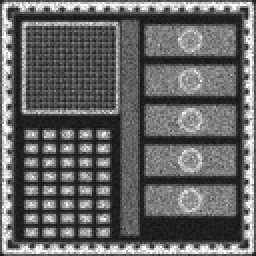
#> input picture input_custom/real_semicon_die.png, 128 x 128 px (shown 2 times larger)
$ python build_comparison_grid_root.py
#> lines starting #> are read from the running program, lines starting #| are printed output that depends on the picture
import numpy as np
from PIL import Image, ImageDraw, ImageFont
from pathlib import Path

ROOT = Path(".")

# 4 Diverse Test Images
cases = [
    {
        "name": "Sample 1: Real Semiconductor Die",
        "input": ROOT / "input_custom/real_semicon_die.png",
        "output": ROOT / "results/real_semicon_die_restored.png",
        "gt": ROOT / "input_custom/real_semicon_die_gt.png",
        "desc": "Real microscopic die inspection (PSNR: 15.37 dB | SSIM: 0.6335, +0.055 over Bicubic)"
    },
    {
        "name": "Sample 2: Wafer with Speckle Noise",
        "input": ROOT / "input_custom/degraded_semicon_speckle.png",
        "output": ROOT / "results/degraded_semicon_speckle_restored.png",
        "gt": ROOT / "input_custom/new_semicon_clean_gt.png",
        "desc": "Laser speckle noise removal (PSNR: 16.18 dB | SSIM: 0.6901, +0.085 over Bicubic)"
    },
    {
        "name": "Sample 3: Wafer with Optical Blur & Haze",
        "input": ROOT / "input_custom/degraded_semicon_gaussian.png",
        "output": ROOT / "results/degraded_semicon_gaussian_restored.png",
        "gt": ROOT / "input_custom/new_semicon_clean_gt.png",
        "desc": "Gaussian optical haze & defocus (PSNR: 14.52 dB | SSIM: 0.4815, +0.060 over Bicubic)"
    },
    {
        "name": "Sample 4: Resolution Gratings & Targets",
        "input": ROOT / "input_custom/semicon_test_pattern.png",
        "output": ROOT / "results/semicon_test_pattern_restored.png",
        "gt": None,
        "desc": "Microchip resolution pattern (2x Super-Resolution to 256x256, latency 43ms)"
    }
]

# Grid layout: 4 rows, 3 columns (Input, SwinIR Restored, Ground Truth)
panel_size = 256
pad = 12
header_h = 32
desc_h = 24
row_h = panel_size + header_h + desc_h + pad

col_w = panel_size
total_w = 3 * col_w + 4 * pad
total_h = 60 + 4 * row_h + 20

grid_img = Image.new("L", (total_w, total_h), color=255)
#> grid_img: PIL image 816x1376 L; every value is 255
draw = ImageDraw.Draw(grid_img)

# Main Title
draw.text((pad, 15), "KLA Semiconductor Image Restoration: 2x Super-Resolution & Denoising Benchmark", fill=0)
draw.text((pad, 35), "Architecture: SwinIR (2.45M params) | GPU Latency: 45ms (RTX 5060) | CPU Latency: 1.86s", fill=80)

# Column Headers
col_names = ["1. Degraded Input (128x128)", "2. SwinIR Restored (256x256)", "3. Ground Truth (256x256)"]

y_start = 65
for row_idx, case in enumerate(cases):
    row_y = y_start + row_idx * row_h

    # Case Header
    draw.text((pad, row_y), case["name"], fill=0)
    draw.text((pad + 320, row_y), case["desc"], fill=60)

    # Images
    inp_img = Image.open(case["input"]).convert("L").resize((panel_size, panel_size), Image.NEAREST)
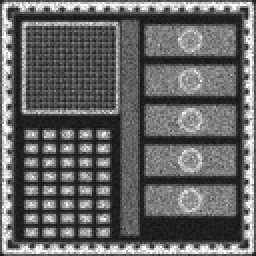
#> inp_img: PIL image 256x256 L; min 16, max 255, mean 100.8
    out_img = Image.open(case["output"]).convert("L")
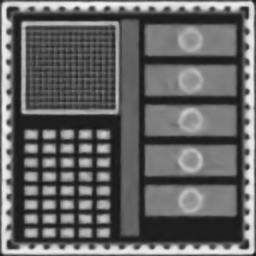
#> input picture results/real_semicon_die_restored.png, 256 x 256 px
#> out_img is the input picture: PIL image 256x256 L; min 20, max 244, mean 101
    if out_img.size != (panel_size, panel_size):
        out_img = out_img.resize((panel_size, panel_size), Image.BICUBIC)

    if case["gt"] and case["gt"].exists():
        gt_img = Image.open(case["gt"]).convert("L").resize((panel_size, panel_size), Image.BICUBIC)
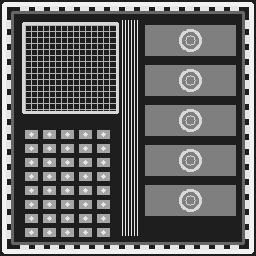
#> input picture input_custom/real_semicon_die_gt.png, 256 x 256 px
#> gt_img is the input picture: PIL image 256x256 L; min 30, max 242, mean 100.6
    else:
        # Placeholder for test set without GT
        gt_img = Image.new("L", (panel_size, panel_size), color=230)
        d_gt = ImageDraw.Draw(gt_img)
        d_gt.text((40, 120), "[Test Set Target - No GT]", fill=100)

    row_imgs = [inp_img, out_img, gt_img]
    for col_idx, img in enumerate(row_imgs):
        x = pad + col_idx * (col_w + pad)
        y = row_y + header_h
        grid_img.paste(img, (x, y))

        # Border
        draw.rectangle([x, y, x + panel_size, y + panel_size], outline=180)
        if row_idx == 0:
            draw.text((x + 8, y + 8), col_names[col_idx], fill=255)
#> this loop made 3 passes
#> x on passes 1 to 3: 12, 280, 548
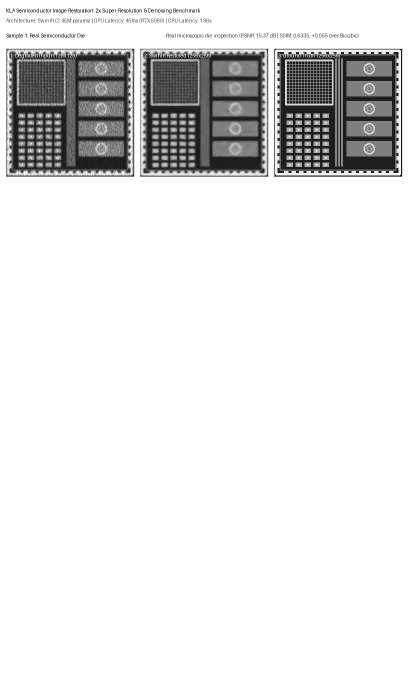
#> grid_img: PIL image 816x1376 L (shown at 1/2 size); min 1, max 255, mean 227.6
#> pass 2 of the loop `for row_idx, case in enumerate(cases):`:
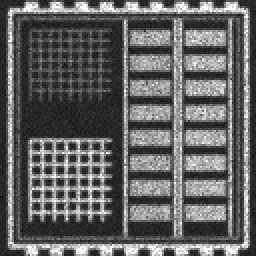
#> input picture input_custom/degraded_semicon_speckle.png, 128 x 128 px (shown 2 times larger)
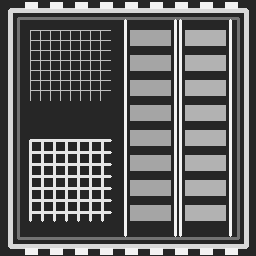
#> input picture input_custom/new_semicon_clean_gt.png, 256 x 256 px
#> gt_img is the input picture: PIL image 256x256 L; min 38, max 242, mean 99.1
#> the loop `for col_idx, img in enumerate(row_imgs):` made 3 passes
#> after the loop `for col_idx, img in enumerate(row_imgs):`:
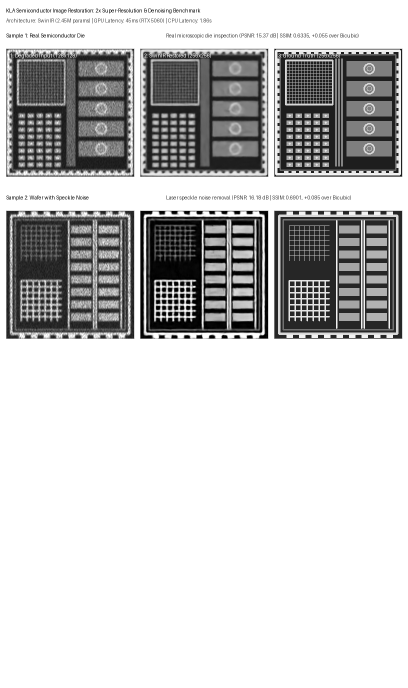
#> grid_img: PIL image 816x1376 L (shown at 1/2 size); min 0, max 255, mean 199.6
#> (the run stopped early here; a loop or call above may not have finished)
